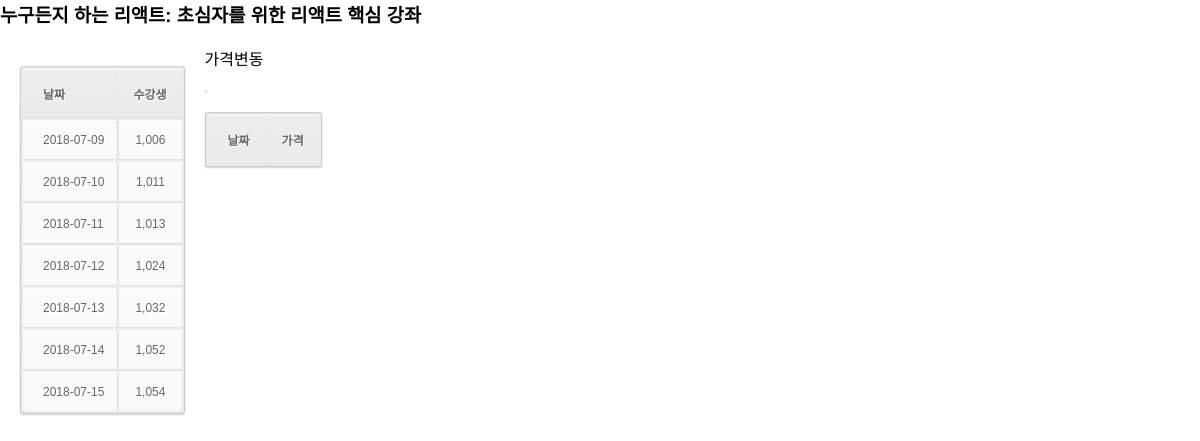
Page /course/22 on the committed database.
### tables this page shows
CREATE TABLE COURSES (
	ID INTEGER PRIMARY KEY,
	URL STRING UNIQUE,
	TITLE STRING,
	RELEASE_DATE STRING
);

CREATE TABLE SALES (
	ID INTEGER,
	UPDATE_DATE STRING,
	PRICE INTEGER,
	STUDENT_COUNT INTEGER,
	PRIMARY KEY(ID, UPDATE_DATE),
	FOREIGN KEY(ID) REFERENCES COURSES(ID) ON DELETE CASCADE
);

### app.py (the view)
@app.route('/course/<course_id>')
def course_index(course_id):
	sql = "SELECT TITLE FROM COURSES WHERE ID = (?)"
	cur = g.db.execute(sql, [course_id])
	title = cur.fetchall()[0][0]
	sql = "SELECT STUDENT_COUNT, UPDATE_DATE FROM SALES WHERE ID = (?) LIMIT 7"
	cur = g.db.execute(sql, [course_id])
	student_count = [dict(STUDENT_COUNT=format(int(row[0]), ','), UPDATE_DATE=row[1]) for row in cur.fetchall()]
	sql = "SELECT A.UPDATE_DATE, A.PRICE FROM SALES A, SALES B WHERE A.ID = (?) AND A.ID = B.ID AND A.PRICE <> B.PRICE"
	cur = g.db.execute(sql, [course_id])
	prices = [dict(UPDATE_DATE=row[0], PRICE=format(int(row[1]), ',')) for row in cur.fetchall()]
	return render_template('course.html', ID=course_id, TITLE=title, STUDENT_COUNT=student_count, PRICE=prices)

### app.py (called while the page is built)
def connect_db():
	return sqlite3.connect(app.config['DATABASE'])

@app.before_request
def before_request():
	g.db = connect_db()

@app.teardown_request
def teardown_request(exception):
	g.db.close()

### templates/course.html (shortened to what this page needs)
<html>
<head>
</head>
<body><div id="chart"></div></body>
<html>
<link rel="stylesheet" href={{ url_for('static', filename='css/table_style.css') }}>
  <head>
  </head>
  <body>
    <div class="box">
      <div class="box-header">
        <h3 class="box-title">  {{ TITLE }}</h3>
      </div>
      <div class="box-body", style="float:left">
        <table id="date-table" class="table table-bordered">
          <thead>
            <tr>
              <th>날짜</th>
              <th>수강생</th>
            </tr>
          </thead>
          <tbody>
            {% for STUDENT in STUDENT_COUNT %}
            <tr>
              <td> {{ STUDENT.UPDATE_DATE }} </td>
              <td> {{ STUDENT.STUDENT_COUNT }} </td>
            </tr>
            {% endfor %}
          </tbody>
        </table>
      </div>
      <div class="box-body">
        가격변동
        <table id="price-change">
        <table>
          <thead>
            <tr>
              <th>날짜</th>
              <th>가격</th>
            </tr>
          </thead>
        </table>
      </table>
      </div>
    </div>
  </body>
</html>
</html>

### static/css/table_style.css (style rules this page uses)
body { font-family:Arial, Helvetica, sans-serif; margin:0 auto; }
table { font-family:Arial, Helvetica, sans-serif; color:#666; font-size:12px; text-shadow: 1px 1px 0px #fff; background:#eaebec; margin:20px; border:#ccc 1px solid; -moz-border-radius:3px; -webkit-border-radius:3px; border-radius:3px; -moz-box-shadow: 0 1px 2px #d1d1d1; -webkit-box-shadow: 0 1px 2px #d1d1d1; box-shadow: 0 1px 2px #d1d1d1; }
table th { padding:15px; border-top:1px solid #fafafa; border-bottom:1px solid #e0e0e0; background: #ededed; background: -webkit-gradient(linear, left top, left bottom, from(#ededed), to(#ebebeb)); background: -moz-linear-gradient(top, #ededed, #ebebeb); }
table th:first-child { text-align: left; padding-left:20px; }
table tr:first-child th:first-child { -moz-border-radius-topleft:3px; -webkit-border-top-left-radius:3px; border-top-left-radius:3px; }
table tr:first-child th:last-child { -moz-border-radius-topright:3px; -webkit-border-top-right-radius:3px; border-top-right-radius:3px; }
table tr { text-align: center; padding-left:20px; }
table tr td:first-child { text-align: left; padding-left:20px; border-left: 0; }
table tr td { padding:12px; border-top: 1px solid #ffffff; border-bottom:1px solid #e0e0e0; border-left: 1px solid #e0e0e0; background: #fafafa; background: -webkit-gradient(linear, left top, left bottom, from(#fbfbfb), to(#fafafa)); background: -moz-linear-gradient(top, #fbfbfb, #fafafa); }
table tr:last-child td { border-bottom:0; }
table tr:last-child td:first-child { -moz-border-radius-bottomleft:3px; -webkit-border-bottom-left-radius:3px; border-bottom-left-radius:3px; }
table tr:last-child td:last-child { -moz-border-radius-bottomright:3px; -webkit-border-bottom-right-radius:3px; border-bottom-right-radius:3px; }

### rows in the picture
COURSES: TITLE "누구든지 하는 리액트: 초심자를 위한 리액트 핵심 강좌"
SALES: UPDATE_DATE "2018-07-09", STUDENT_COUNT "1,006"
SALES: UPDATE_DATE "2018-07-10", STUDENT_COUNT "1,011"
SALES: UPDATE_DATE "2018-07-11", STUDENT_COUNT "1,013"
SALES: UPDATE_DATE "2018-07-12", STUDENT_COUNT "1,024"
SALES: UPDATE_DATE "2018-07-13", STUDENT_COUNT "1,032"
SALES: UPDATE_DATE "2018-07-14", STUDENT_COUNT "1,052"
SALES: UPDATE_DATE "2018-07-15", STUDENT_COUNT "1,054"
